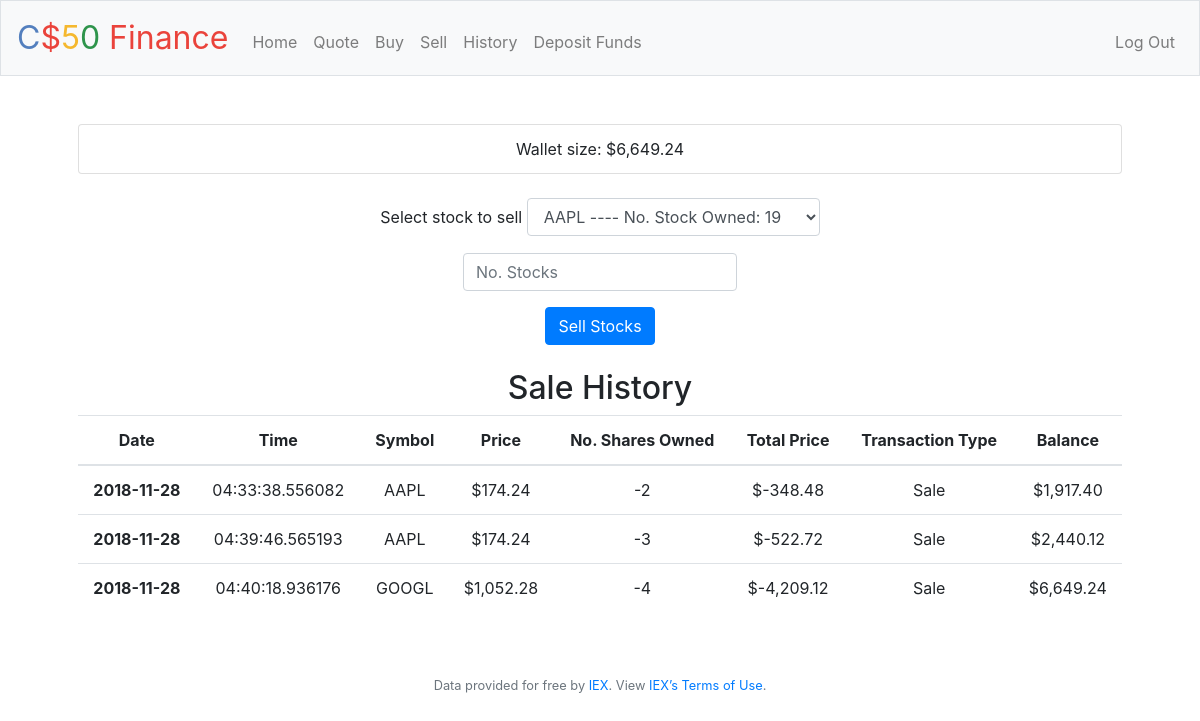
/sell (signed in), run on the app's committed database.
### tables this page shows
CREATE TABLE 'users' ('id' INTEGER PRIMARY KEY AUTOINCREMENT NOT NULL, 'username' TEXT NOT NULL, 'hash' TEXT NOT NULL, 'cash' NUMERIC NOT NULL DEFAULT 10000.00 );

CREATE TABLE 'transactions' ( "transaction_id" INTEGER PRIMARY KEY, "id" INTEGER NOT NULL, "date" DATE NOT NULL, "time" TIME NOT NULL, "symbol" TEXT NOT NULL,'stock_price' numeric NOT NULL, "num_shares" INTEGER NOT NULL,'total_price' numeric NOT NULL, "transaction_type" INTEGER NOT NULL,'balance' numeric NOT NULL, FOREIGN KEY(id) REFERENCES users(id) );

### application.py (the view)
@app.route("/sell", methods=["GET", "POST"])
@login_required
def sell():
    id = session["user_id"][0]["id"]
    wallet = db.execute("SELECT cash FROM users WHERE id = :id", id=id)
    balance = wallet[0]["cash"]
    overview = db.execute("SELECT id, symbol, SUM(num_shares) AS num_shares, SUM(total_price) AS total_price FROM transactions WHERE id = :id GROUP BY id, symbol",
        id=id)
    indexO = []
    for i, v in enumerate(overview):
        indexO.append(i)
    history = db.execute("""
        SELECT date, time, symbol, stock_price, num_shares, total_price, transaction_type, balance
        FROM transactions
        WHERE id=:id AND transaction_type='Sale'""", id=id)
    index = []
    for i, v in enumerate(history):
        index.append(i)
    if request.method == "POST":
        if not request.form.get("shares"):
            return apology("must provide number of shares to sell", 400)
        if not int(request.form.get("shares")) > 0:
            return apology("please provide positive value", 400)
        symbol = request.form.get("symbol")
        if not symbol:
            return apology("Sorry, could not retrieve company symbol", 400)
        numShares = int(request.form.get("shares"))
        if not numShares:
            return apology("Sorry, could not retrieve number of shares")
        sharesOwned = db.execute("SELECT SUM(num_shares) AS num_shares FROM transactions WHERE id = :id AND symbol = :symbol GROUP BY id, symbol",
            id=id, symbol=symbol)
        currentQuote = lookup(symbol)["price"]
        if not sharesOwned[0]["num_shares"] >= numShares:
            return apology("Sorry, you do not own enough of this stock")
        else:
            numShares *= -1
            totalPrice = numShares * currentQuote
            transactionType = "Sale"
            balance = balance - totalPrice
            today = date.today().isoformat()
            time = datetime.now().time().isoformat()
            sql = ("""
                INSERT INTO transactions (id, date, time, symbol, stock_price, num_shares, total_price, transaction_type, balance)
                VALUES (?, ?, ?, ?, ?, ?, ?, ?, ?)""")
            values = (id, today, time, symbol, currentQuote, numShares, totalPrice, transactionType, balance)
            c.execute(sql, values)
            conn.commit()
            db.execute("UPDATE users SET cash = :balance WHERE id = :id", balance=balance, id=id)
        return redirect("/sell")
    elif request.method == "GET":
        return render_template("sell.html", usd = usd, balance = balance, indexO = indexO, overview = overview, history = history, index = index)

### application.py (called while the page is built)
@app.after_request
def after_request(response):
    response.headers["Cache-Control"] = "no-cache, no-store, must-revalidate"
    response.headers["Expires"] = 0
    response.headers["Pragma"] = "no-cache"
    return response

### helpers.py (called while the page is built)
def login_required(f):
    @wraps(f)
    def decorated_function(*args, **kwargs):
        if session.get("user_id") is None:
            return redirect("/login")
        return f(*args, **kwargs)
    return decorated_function

def usd(value):
    return f"${value:,.2f}"

### templates/sell.html (shortened to what this page needs)
{% extends "layout.html" %}
{% block main %}
    <ul class="list-group">
        <li class="list-group-item">Wallet size: {{ usd(balance) }}</li>
    </ul><br>
    <form action="/sell" method="post">
        <div class="form-group">
            <label for="stocksOwned">Select stock to sell</label>
            <select class="form-control" id="stocksOwned" name="symbol">
                {% for row in indexO %}
                <option value="{{ overview[row]["symbol"] }}">{{ overview[row]["symbol"] }} ---- No. Stock Owned: {{ overview[row]["num_shares"] }}</option>
                {% endfor %}
            </select>
        </div>
        <div class="form-group">
            <input autocomplete="off" class="form-control" name="shares" placeholder="No. Stocks" type="number" min="1"/>
        </div>
        <button class="btn btn-primary" type="submit">Sell Stocks</button>
    </form><br>
    <h2>Sale History</h2>
    <table class="table">
        <thead>
            <tr>
                <th scope="col">Date</th>
                <th scope="col">Time</th>
                <th scope="col">Symbol</th>
                <th scope="col">Price</th>
                <th scope="col">No. Shares Owned</th>
                <th scope="col">Total Price</th>
                <th scope="col">Transaction Type</th>
                <th scope="col">Balance</th>
            </tr>
        </thead>
        <tbody>
            {% for row in index %}
            <tr>
                <th scope="row">{{ history[row]["date"] }}</th>
                <td>{{ history[row]["time"] }}</td>
                <td>{{ history[row]["symbol"] }}</td>
                <td>{{ usd(history[row]["stock_price"]) }}</td>
                <td>{{ history[row]["num_shares"] }}</td>
                <td>{{ usd(history[row]["total_price"]) }}</td>
                <td>{{ history[row]["transaction_type"] }}</td>
                <td>{{ usd(history[row]["balance"]) }}</td>
            </tr>
            {% endfor %}
        </tbody>
    </table>
{% endblock %}

### static/styles.css (style rules this page uses)
main .form-control { display: inline-block; width: auto; }

### data on the page
users: cash "$6,649.24"
transactions: date "2018-11-28", time "04:33:38.556082", symbol "AAPL", stock_price "$174.24", num_shares "-2", total_price "$-348.48", transaction_type "Sale", balance "$1,917.40"
transactions: date "2018-11-28", time "04:39:46.565193", symbol "AAPL", stock_price "$174.24", num_shares "-3", total_price "$-522.72", transaction_type "Sale", balance "$2,440.12"
transactions: date "2018-11-28", time "04:40:18.936176", symbol "GOOGL", stock_price "$1,052.28", num_shares "-4", total_price "$-4,209.12", transaction_type "Sale", balance "$6,649.24"

### other printed values
form field symbol "AAPL ---- No. Stock Owned: 19"
